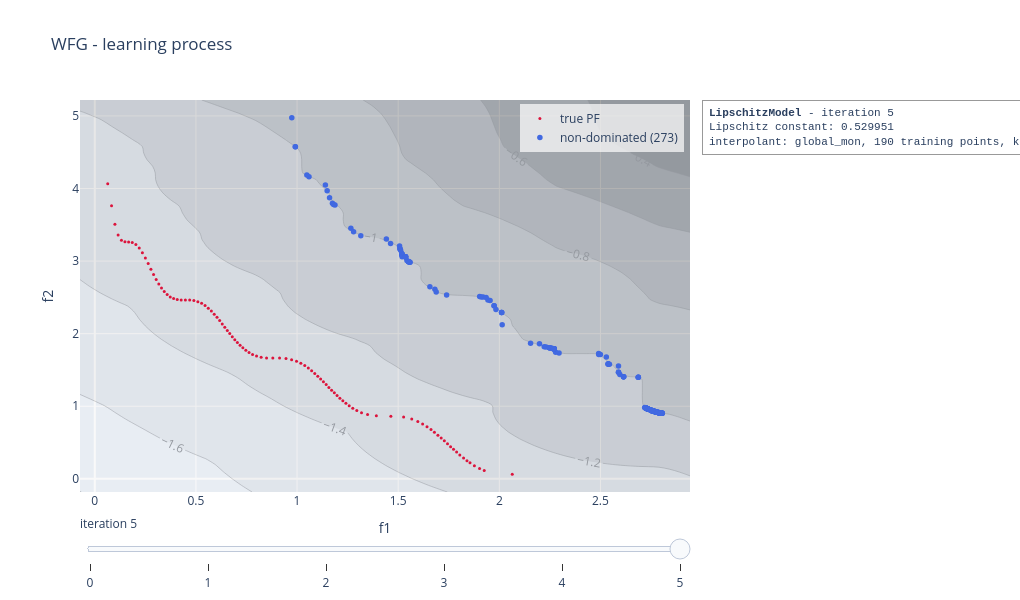

Notebook source saved alongside this figure:
### Code cell
slip_model.visualise("learning", plot_scalarisation = True, show = False)

### Figure 1 — Plotly figure (JSON) as saved in the notebook; plotly's stock layout.template omitted (floating-point values rounded to 4 significant figures; data arrays with more than 128 entries replaced by an {"elided": "..."} marker saying what was removed)
{"data": [{"marker": {"color": "crimson", "size": 3}, "mode": "markers", "name": "true PF", "type": "scatter", "x": [0.06395, 0.08281, 0.09948, 0.1154, 0.1318, 0.1491, 0.1671, 0.1854, 0.203, 0.2197, 0.2353, 0.25, 0.264, 0.2775, 0.2906, 0.3036, 0.3166, 0.3298, 0.3435, 0.3578, 0.3732, 0.3897, 0.4077, 0.4272, 0.448, 0.4692, 0.4899, 0.5096, 0.5281, 0.5452, 0.5612, 0.5763, 0.5905, 0.6042, 0.6174, 0.6301, 0.6427, 0.6551, 0.6674, 0.6797, 0.6922, 0.705, 0.7183, 0.7321, 0.7468, 0.7626, 0.7801, 0.7997, 0.8224, 0.8492, 0.8803, 0.9136, 0.9452, 0.9731, 0.9973, 1.019, 1.038, 1.056, 1.072, 1.088, 1.102, 1.117, 1.13, 1.144, 1.157, 1.171, 1.184, 1.198, 1.212, 1.226, 1.242, 1.258, 1.275, 1.295, 1.319, 1.349, 1.392, 1.464, 1.527, 1.567, 1.597, 1.621, 1.642, 1.662, 1.679, 1.696, 1.713, 1.728, 1.744, 1.759, 1.774, 1.789, 1.805, 1.823, 1.84, 1.855, 1.877, 1.902, 1.925, 2.064], "y": [4.064, 3.763, 3.508, 3.359, 3.288, 3.266, 3.264, 3.256, 3.228, 3.179, 3.115, 3.042, 2.965, 2.889, 2.816, 2.748, 2.685, 2.629, 2.58, 2.539, 2.506, 2.484, 2.47, 2.465, 2.464, 2.463, 2.456, 2.441, 2.418, 2.387, 2.351, 2.311, 2.269, 2.225, 2.18, 2.135, 2.089, 2.045, 2.001, 1.959, 1.917, 1.878, 1.84, 1.804, 1.771, 1.741, 1.714, 1.692, 1.676, 1.666, 1.664, 1.663, 1.657, 1.642, 1.62, 1.592, 1.56, 1.525, 1.489, 1.452, 1.414, 1.375, 1.337, 1.298, 1.26, 1.222, 1.184, 1.147, 1.111, 1.075, 1.04, 1.005, 0.9726, 0.9412, 0.9119, 0.8861, 0.8678, 0.8638, 0.8516, 0.8247, 0.7913, 0.7564, 0.7185, 0.679, 0.642, 0.6018, 0.562, 0.523, 0.4828, 0.4432, 0.4063, 0.3681, 0.3294, 0.2862, 0.25, 0.2201, 0.1813, 0.1428, 0.1154, 0.06395]}, {"marker": {"color": "royalblue", "size": 5.5}, "mode": "markers", "name": "non-dominated (273)", "type": "scatter", "x": {"elided": "273 float values"}, "y": {"elided": "273 float values"}}, {"colorscale": [[0, "rgb(255,255,255)"], [0.125, "rgb(240,240,240)"], [0.25, "rgb(217,217,217)"], [0.375, "rgb(189,189,189)"], [0.5, "rgb(150,150,150)"], [0.625, "rgb(115,115,115)"], [0.75, "rgb(82,82,82)"], [0.875, "rgb(37,37,37)"], [1, "rgb(0,0,0)"]], "contours": {"showlabels": true}, "opacity": 0.35, "showlegend": false, "showscale": false, "type": "contour", "x": [-0.07313, -0.02202, 0.0291, 0.08022, 0.1313, 0.1824, 0.2336, 0.2847, 0.3358, 0.3869, 0.438, 0.4891, 0.5403, 0.5914, 0.6425, 0.6936, 0.7447, 0.7958, 0.8469, 0.8981, 0.9492, 1.0, 1.051, 1.103, 1.154, 1.205, 1.256, 1.307, 1.358, 1.409, 1.46, 1.511, 1.563, 1.614, 1.665, 1.716, 1.767, 1.818, 1.869, 1.92, 1.971, 2.023, 2.074, 2.125, 2.176, 2.227, 2.278, 2.329, 2.38, 2.432, 2.483, 2.534, 2.585, 2.636, 2.687, 2.738, 2.789, 2.84, 2.892, 2.943], "y": [-0.1815, -0.09001, 0.001536, 0.09308, 0.1846, 0.2762, 0.3677, 0.4592, 0.5508, 0.6423, 0.7339, 0.8254, 0.917, 1.008, 1.1, 1.192, 1.283, 1.375, 1.466, 1.558, 1.649, 1.741, 1.832, 1.924, 2.015, 2.107, 2.199, 2.29, 2.382, 2.473, 2.565, 2.656, 2.748, 2.839, 2.931, 3.022, 3.114, 3.206, 3.297, 3.389, 3.48, 3.572, 3.663, 3.755, 3.846, 3.938, 4.029, 4.121, 4.212, 4.304, 4.396, 4.487, 4.579, 4.67, 4.762, 4.853, 4.945, 5.036, 5.128, 5.219], "z": {"elided": "60x60 float values"}}], "layout": {"annotations": [{"align": "left", "bgcolor": "rgba(255,255,255,0.85)", "bordercolor": "#999999", "borderpad": 6, "borderwidth": 1, "font": {"family": "Courier New, monospace", "size": 11}, "showarrow": false, "text": "<b>LipschitzModel</b> - iteration 5<br>Lipschitz constant: 0.529951<br>interpolant: global_mon, 190 training points, knn 2", "x": 1.02, "xanchor": "left", "xref": "paper", "y": 1, "yanchor": "top", "yref": "paper"}], "height": 600, "legend": {"bgcolor": "rgba(255,255,255,0.7)", "x": 0.99, "xanchor": "right", "y": 0.99, "yanchor": "top"}, "margin": {"r": 330}, "showlegend": true, "sliders": [{"active": 5, "currentvalue": {"prefix": "iteration "}, "steps": [{"args": [["0"], {"frame": {"redraw": true}, "mode": "immediate"}], "label": "0", "method": "animate"}, {"args": [["1"], {"frame": {"redraw": true}, "mode": "immediate"}], "label": "1", "method": "animate"}, {"args": [["2"], {"frame": {"redraw": true}, "mode": "immediate"}], "label": "2", "method": "animate"}, {"args": [["3"], {"frame": {"redraw": true}, "mode": "immediate"}], "label": "3", "method": "animate"}, {"args": [["4"], {"frame": {"redraw": true}, "mode": "immediate"}], "label": "4", "method": "animate"}, {"args": [["5"], {"frame": {"redraw": true}, "mode": "immediate"}], "label": "5", "method": "animate"}]}], "title": {"text": "WFG - learning process"}, "width": 1020, "xaxis": {"range": [-0.07313, 2.943], "title": {"text": "f1"}}, "yaxis": {"range": [-0.1815, 5.219], "title": {"text": "f2"}}}}
